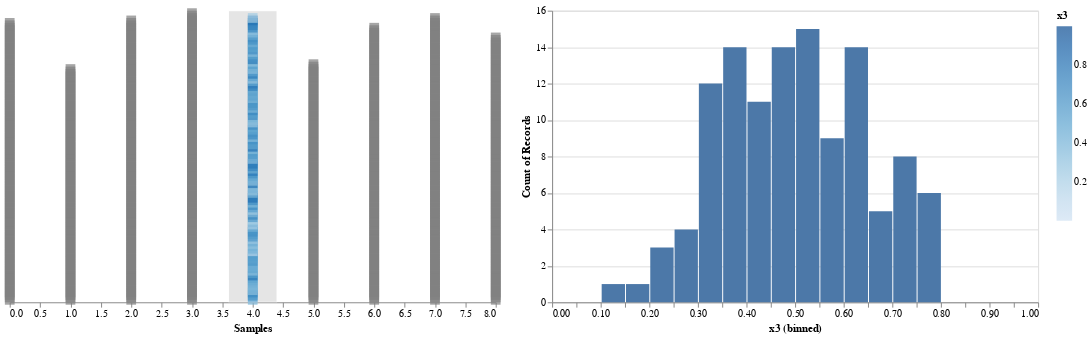

Here is the notebook cell this chart was saved with:
### Code cell
points = df |> vl"""
{
"hconcat" : [
  {
    "view":{"stroke" : null},
    "layer": [{

    
    "selection": {
      "brush": {"type": "interval","encodings": ["x"],"init":{"x": [3.6, 4.4]}}
    },
    "view":{"stroke" : null},
    "width": 500,
    "height": 300,
    "mark": "square",
    "encoding": {
        "x": {"field": "x1", "type": "quantitative","axis": {"grid":false, "title":"Samples"}},
        "y": {"field": "x2", "type": "quantitative", "axis": null},
        "size":{"value":100},
        "color": {
              "condition": {"selection": "brush", "field": "x3", "type": "quantitative"},
              "value": "grey"
            }
        }
}]},
  {
    "layer":[{
    "transform": [
      {"filter": {"selection": "brush"}}
    ],
    "width": 500,
    "height": 300,
    "mark": "bar",
    "encoding": {
    "x": {
        "bin":{"maxbins":20},
        "field": "x3",
        "type": "quantitative"
    },
    "y": {
        "aggregate": "count",
        "type": "quantitative"
      }
    }}
    ]
}]
}
"""

### Figure 1 — Vega-Lite specification as saved in the notebook (floating-point values rounded to 4 significant figures; data arrays with more than 128 entries replaced by an {"elided": "..."} marker saying what was removed)
{"data": {"values": {"elided": "1000 records"}}, "hconcat": [{"layer": [{"encoding": {"color": {"condition": {"field": "x3", "selection": "brush", "type": "quantitative"}, "value": "grey"}, "size": {"value": 100}, "x": {"axis": {"grid": false, "title": "Samples"}, "field": "x1", "type": "quantitative"}, "y": {"axis": null, "field": "x2", "type": "quantitative"}}, "height": 300, "mark": "square", "selection": {"brush": {"encodings": ["x"], "init": {"x": [3.6, 4.4]}, "type": "interval"}}, "view": {"stroke": null}, "width": 500}], "view": {"stroke": null}}, {"layer": [{"encoding": {"x": {"bin": {"maxbins": 20}, "field": "x3", "type": "quantitative"}, "y": {"aggregate": "count", "type": "quantitative"}}, "height": 300, "mark": "bar", "transform": [{"filter": {"selection": "brush"}}], "width": 500}]}]}
